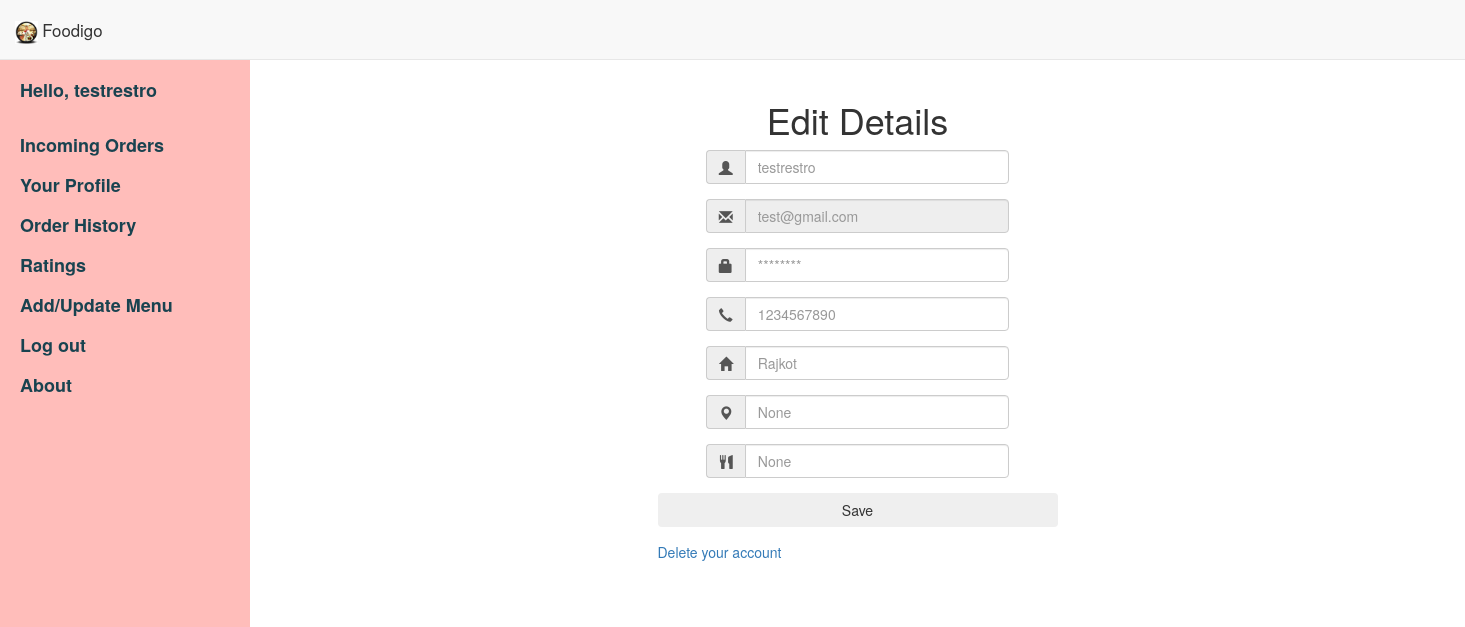
The page /details/ (signed in) on the database as committed earlier.
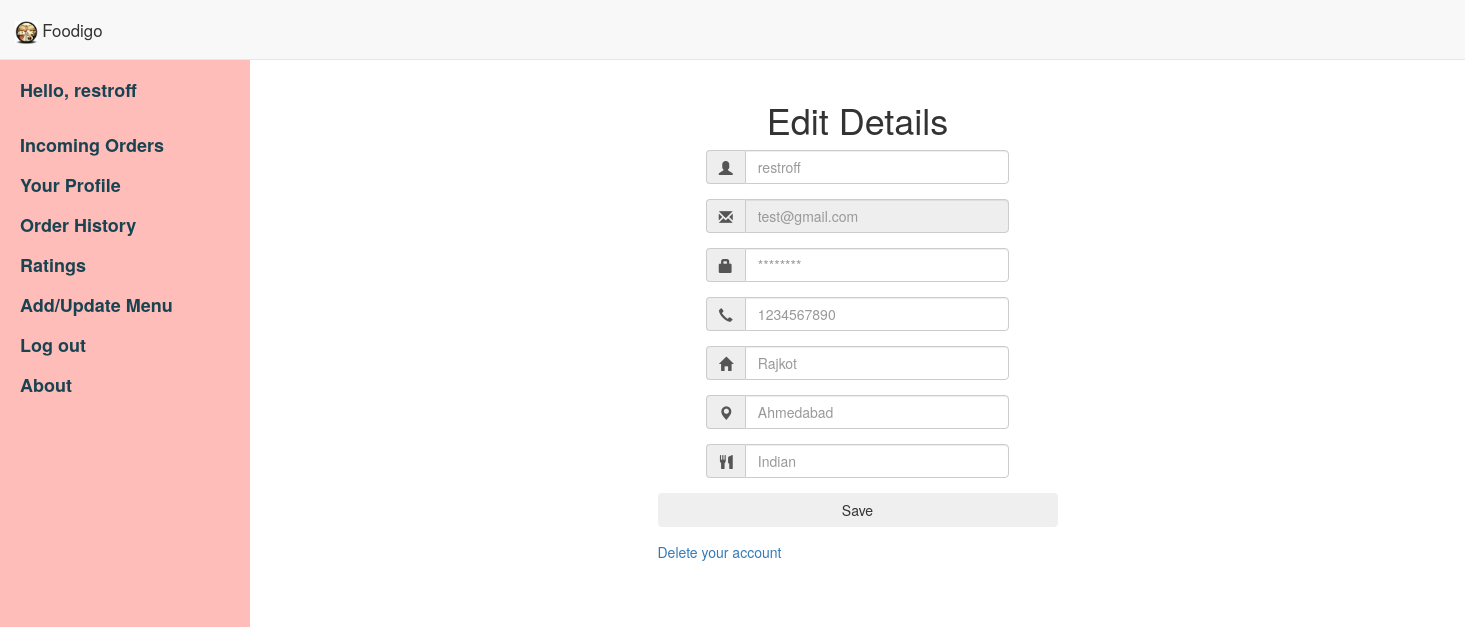
The same page on the database as committed later.
### foodspark/models.py (models this page shows, shortened)
class Restaurant(models.Model):
	email = models.EmailField(primary_key = True)
	password = models.CharField(max_length=100)
	name = models.CharField(max_length=200)
	address = models.TextField()
	RES_TYPE = (
		('B','Bar'),
		('R','Restaurant'),
		('C','Cafe')
	)
	res_type = models.CharField(max_length=1,choices = RES_TYPE,default = 'R')
	cuisine = models.CharField(null = True, max_length=100)
	city = models.CharField(max_length = 100,null = True)
	phone_regex = RegexValidator(regex=r'^\+?1?\d{9,15}$', message="Phone number must be entered in the format: '+999999999'. Up to 15 digits allowed.") #############look into regex
	phone = models.CharField(validators=[phone_regex],max_length=15,blank = True)
	imgurl = models.CharField(max_length=1000,null=True)

### foodspark/views.py (the view)
# urls.py: re_path(r'^details/?$',views.details,name='details'),
def details(request):
    if 'id' in request.session.keys():
        if request.session['type'] == 'customer':
            context = {
                'customer': Customer.objects.get(email=request.session['id']),
            }
            return render(request, 'foodspark/userdetails.html', context)
        elif request.session['type'] == 'restaurant':
            context = {
                'restaurant': Restaurant.objects.get(email=request.session['id'])
            }
            return render(request, 'foodspark/restdetails.html', context)
        elif request.session['type'] == 'deliveryboy':
            context = {
                'deliveryboy': DeliveryBoy.objects.get(email=request.session['id'])
            }
            return render(request, 'foodspark/dbdetails.html', context)
    else:
        return render(request, "foodspark/login.html")

### foodspark/templates/foodspark/restdetails.html (shortened to what the changed rows need)
<!DOCTYPE html>
<html lang="en">
<head>
    <link href="/static/css/bootstrap.min.css" rel="stylesheet">
    <link href="/static/css/jquery-clockpicker.min.css" rel="stylesheet">
    <link href="/static/css/mystyle.css" rel="stylesheet">
    <link href="/static/css/simple-sidebar2.css" rel="stylesheet">
</head>
<body>
    <div id="wrapper">
        <div id="sidebar-wrapper">
            <ul class="sidebar-nav">
                <li class="sidebar-brand">
                    <a href="/">
                        Hello, {{restaurant.name}}
                    </a>
                </li>
            </ul>
        </div>
        <div id="page-content-wrapper">
            <div class="container-fluid">
                <div class="row">
                    <div class="col-lg-12">
                        <h1 style="text-align:center;">Edit Details</h1>
                        <div class="container">
                          <div class="row">
                            <div class="Absolute-Center is-Responsive" style="padding:0px !important;margin-top: 70px !important;">
                              <div class="col-sm-12 col-md-10 col-md-offset-1">
                                <form action="/savedetails/" method="post" id="loginForm">
                                  <div class="form-group input-group">
                                    <span class="input-group-addon"><i class="glyphicon glyphicon-user"></i></span>
                                    <input class="form-control" type="text" name='name' placeholder="{{restaurant.name}}"/>
                                  </div>
                                  <div class="form-group input-group">
                                    <span class="input-group-addon"><i class="glyphicon glyphicon-envelope"></i></span>
                                    <input class="form-control" type="text" name='name' placeholder="{{restaurant.email}}" disabled/>
                                  </div>
                                  <div class="form-group input-group">
                                    <span class="input-group-addon"><i class="glyphicon glyphicon-earphone"></i></span>
                                    <input class="form-control" type="tel" name='phone' placeholder="{{restaurant.phone}}"/>
                                  </div>
                                  <div class="form-group input-group">
                                    <span class="input-group-addon"><i class="glyphicon glyphicon-home"></i></span>
                                    <input class="form-control" type="text" name='address' placeholder="{{restaurant.address}}"/>
                                  </div>
                                  <div class="form-group input-group">
                                    <span class="input-group-addon"><i class="glyphicon glyphicon-map-marker"></i></span>
                                    <input class="form-control" type="text" name='city' placeholder="{{restaurant.city}}"/>
                                  </div>
                                  <div class="form-group input-group">
                                    <span class="input-group-addon"><i class="glyphicon glyphicon-cutlery"></i></span>
                                    <input class="form-control" type="text" name='cuisine' placeholder="{{restaurant.cuisine}}"/>
                                  </div>
                                  </div>
                              </div>
                            </div>
                          </div>
                        </div>
                    </div>
                </div>
            </div>
        </div>
</body>
</html>

Rows that differ between the two databases and show on the page:
changed Restaurant "test@gmail.com": name "testrestro" → "restroff"; city "None" → "Ahmedabad"; cuisine "None" → "Indian"
